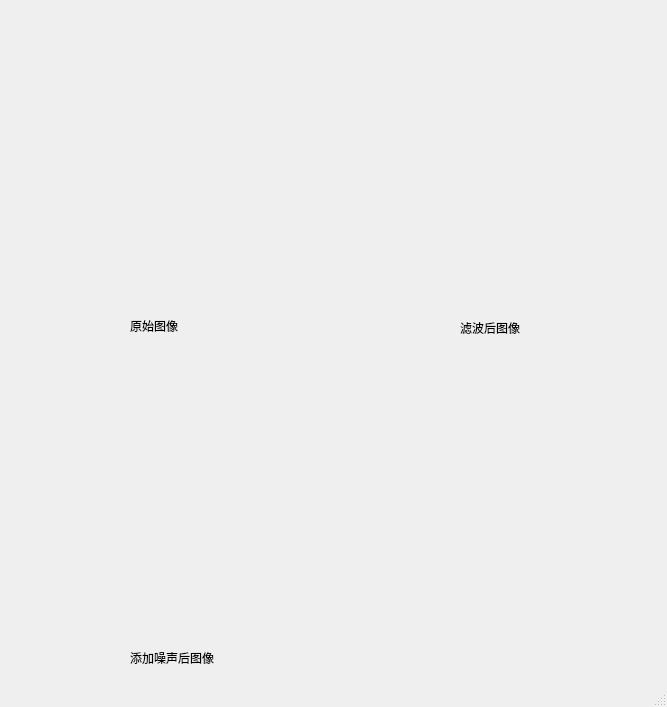
<?xml version="1.0" encoding="UTF-8"?>
<ui version="4.0">
 <class>MainWindow</class>
 <widget class="QMainWindow" name="MainWindow">
  <property name="geometry">
   <rect>
    <x>0</x>
    <y>0</y>
    <width>667</width>
    <height>707</height>
   </rect>
  </property>
  <property name="windowTitle">
   <string>MainWindow</string>
  </property>
  <widget class="QWidget" name="centralWidget">
   <widget class="QLabel" name="view1">
    <property name="geometry">
     <rect>
      <x>10</x>
      <y>10</y>
      <width>300</width>
      <height>300</height>
     </rect>
    </property>
    <property name="text">
     <string/>
    </property>
   </widget>
   <widget class="QLabel" name="view2">
    <property name="geometry">
     <rect>
      <x>320</x>
      <y>10</y>
      <width>300</width>
      <height>300</height>
     </rect>
    </property>
    <property name="text">
     <string/>
    </property>
   </widget>
   <widget class="QLabel" name="label">
    <property name="geometry">
     <rect>
      <x>130</x>
      <y>320</y>
      <width>54</width>
      <height>12</height>
     </rect>
    </property>
    <property name="text">
     <string>原始图像</string>
    </property>
   </widget>
   <widget class="QLabel" name="label_3">
    <property name="geometry">
     <rect>
      <x>460</x>
      <y>320</y>
      <width>71</width>
      <height>16</height>
     </rect>
    </property>
    <property name="text">
     <string>滤波后图像</string>
    </property>
   </widget>
   <widget class="QLabel" name="view3">
    <property name="geometry">
     <rect>
      <x>10</x>
      <y>340</y>
      <width>300</width>
      <height>300</height>
     </rect>
    </property>
    <property name="text">
     <string/>
    </property>
   </widget>
   <widget class="QLabel" name="label_2">
    <property name="geometry">
     <rect>
      <x>130</x>
      <y>650</y>
      <width>101</width>
      <height>16</height>
     </rect>
    </property>
    <property name="text">
     <string>添加噪声后图像</string>
    </property>
   </widget>
  </widget>
  <widget class="QMenuBar" name="menuBar">
   <property name="geometry">
    <rect>
     <x>0</x>
     <y>0</y>
     <width>667</width>
     <height>21</height>
    </rect>
   </property>
  </widget>
  <widget class="QStatusBar" name="statusBar"/>
 </widget>
 <layoutdefault spacing="6" margin="11"/>
 <resources/>
 <connections/>
</ui>
